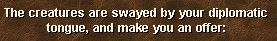
#> input picture image_processing/diplomacy.png, 277 x 41 px
$ python -i ocr.py   (imports and definitions only)
#> lines starting #> are read from the running program, lines starting #| are printed output that depends on the picture; after the words box and inside, x2 and y2 are one past the last pixel; in counts of white or black regions, pixels touching at a corner belong together
#> further down, picture is the input picture: shape (41, 277, 3); mean B, G, R 52.3, 73, 95.6
"""Script containing OCR functions that help us with reading text."""
import cv2
import cv2 as cv
import numpy as np
import pytesseract

# YOU HAVE TO SET YOUR OWN PATH
pytesseract.pytesseract.tesseract_cmd = r'C:\Program Files\Tesseract-OCR\tesseract.exe'


def read_text(image, psm=10, battle=False, fml=False):
    """
    It can usually read HOTA font clearly if it's big enough.
    Typically shouldn't be used. read_generic_text should be used for general cases
    :param image: Input image
    :param psm: Page segmentation. Set to 10 by default.
    :param battle: Boolean. Set to true if we are reading text in battle
    :return: text
    """
    result = _check_if_white(image)
    if result:
        return ""
    if battle:
        return pytesseract.image_to_string(image,
                                           config=f'--psm {psm} --oem 3 -c tessedit_char_whitelist=0123456789')
    if fml:
        return pytesseract.image_to_string(image, config=f'--psm {psm} --oem 3')
    return pytesseract.image_to_string(image)


def prepare_text(image, scale, building=False, dilate=False, red_text=False):
    """
    Prepare text for tesseract usage - thresholding and dilation
    :param image: Input image.
    :param scale: Parameter used in resizing windows. Multiplied by height and width
    :param building: Boolean. Set to true if we are operating on the building
    :param dilate: Boolean. Set to true if dilation operation is to be done.
    :param red_text: Boolean. Set to true if we are reading red text.
    :return: mask put on an image
    """
#> called with scale = 4, building = False, dilate = False, red_text = False
    width = image.shape[1]
#> width = 277
    height = image.shape[0]
#> height = 41
    img = cv.resize(image, (width * scale, height * scale))
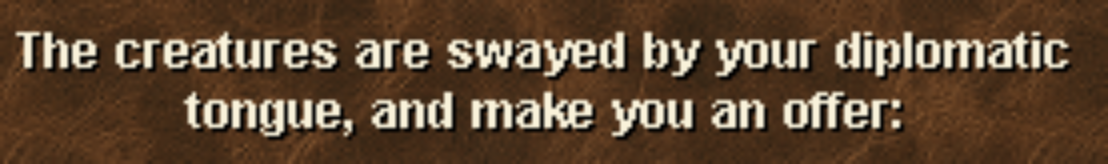
#> img: shape (164, 1108, 3); mean B, G, R 52.2, 72.9, 95.5
    b, g, r = cv2.split(img)
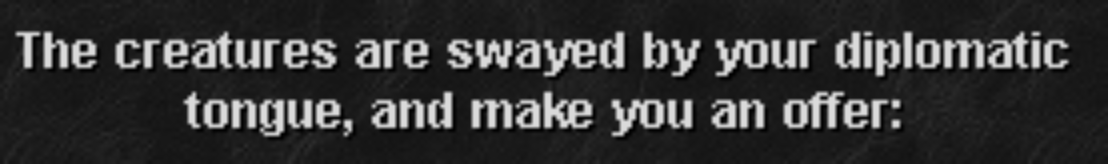
#> b: shape (164, 1108); min 0, max 218, mean 52.2
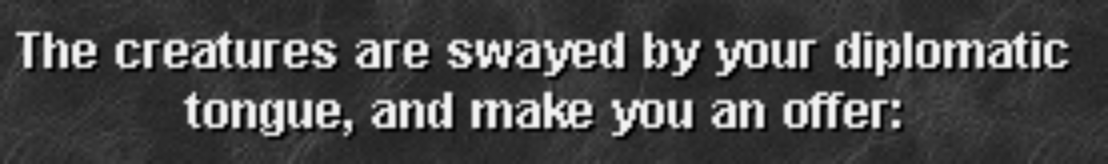
#> g: shape (164, 1108); min 1, max 242, mean 72.9
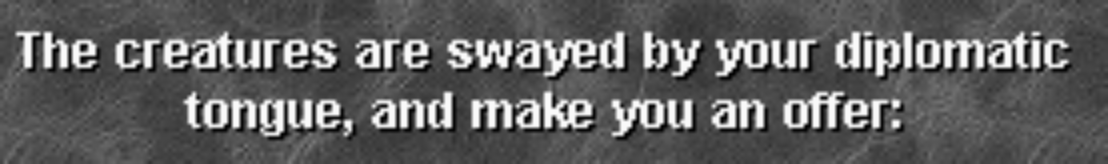
#> r: shape (164, 1108); min 1, max 249, mean 95.5
    if not building:
        search = np.where((b > 140) &
                          (g > 150) &
                          (r > 150))
#> search = 21498 positions, rows 32 to 135, columns 17 to 1066
    else:
        search = np.where((b > 85) &
                          (g > 160) &
                          (r > 170))

    if red_text:
        search = np.where((b > 50) &
                          (g > 55) &
                          (r > 100))

    mask = np.full((height * scale, width * scale, 3), 0, dtype=np.uint8)
    mask[search] = [255, 255, 255]
    kernel = np.ones((3, 3), np.uint8)
    if dilate:
        mask = cv.dilate(mask, kernel, iterations=1)
    mask = 255-mask
    return mask


# [129 lines left out: functions read_generic_text, read_text_faster, read_generic_numbers, not called in this run]


def battle_unit_count(img, scale=4, red_unit=False):
    """
    Used in battle - different thresholds only works for red player
    The given image has to contain just one text without the picture
    :param img: Input image
    :param scale: Parameter used in resizing windows.
    :param red_unit: Boolean. Set to true if a unit is red
    :return: text
    """
    temp_img = prepare_text(img, scale, False, False, red_unit)
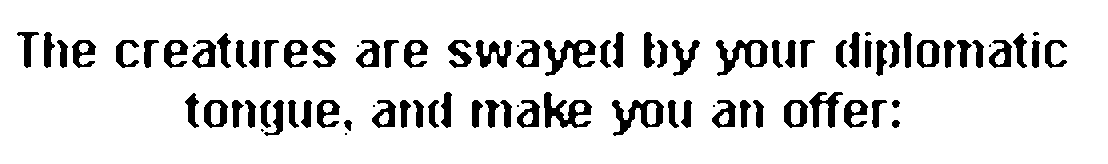
#> temp_img: shape (164, 1108, 3); 88.2% white; 87 black regions (11 under 20 px), largest, box (x1, y1, x2, y2) and area: (544, 92, 592, 128) 817, (716, 40, 768, 76) 798, (612, 100, 664, 136) 798
    result = _check_if_white(temp_img)
#> in _check_if_white, `result = np.all(img == 255)`: result = False
#> result = False
    if result:
        return ""
    temp_img_dilated = prepare_text(img, scale, False, True, red_unit)
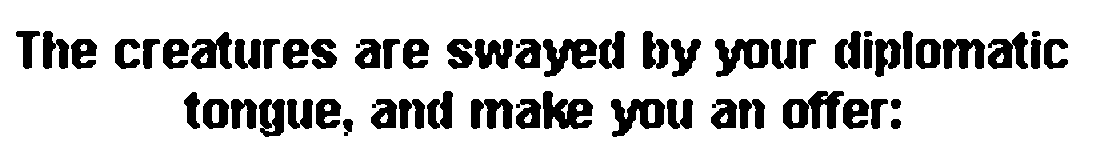
#> temp_img_dilated: shape (164, 1108, 3); 82.6% white; 57 black regions, largest, box (x1, y1, x2, y2) and area: (783, 91, 844, 129) 1330, (543, 91, 593, 129) 1170, (543, 39, 597, 77) 1154

    text = read_text(temp_img_dilated, battle=True)
    text = text.strip()
    if not text or not text.isdigit():
        text = read_text(temp_img, battle=True)
        text = text.strip()

    if not text or not text.isdigit():
        for psm in reversed(range(4, 13)):
            if not text or not text.isdigit():
                text = read_text(temp_img, psm, True)
                text = text.strip()

    if not text or not text.isdigit():
        for psm in range(4, 13):
            if not text or not text.isdigit():
                text = read_text(temp_img_dilated, psm, True)
                text = text.strip()
            else:
                break

    if not text or not text.isdigit():
        img = cv.cvtColor(img, cv.COLOR_BGR2RGB)
        for psm in range(4, 13):
            if not text or not text.isdigit():
                text = read_text(img, psm, True)
                text = text.strip()
    text = text.replace('\n', ' ')
    text = text.strip()
    return text

def _check_if_white(img):
    """
    Checks if image is fully white
    :param img: Image to be checked
    :return: True or false
    """
    result = np.all(img == 255)
    return result

>>> import cv2
>>> picture = cv2.imread('diplomacy.png')
#> (the run stopped early here; a loop or call above may not have finished)

$ run again, on image_processing/insulted.png
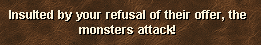
#> input picture image_processing/insulted.png, 261 x 45 px
#> picture is the input picture: shape (45, 261, 3); mean B, G, R 46.3, 67.6, 91.7
#> search = 16780 positions, rows 40 to 135, columns 36 to 983
#> in battle_unit_count, `temp_img = prepare_text(img, scale, False, False, red_unit)`:
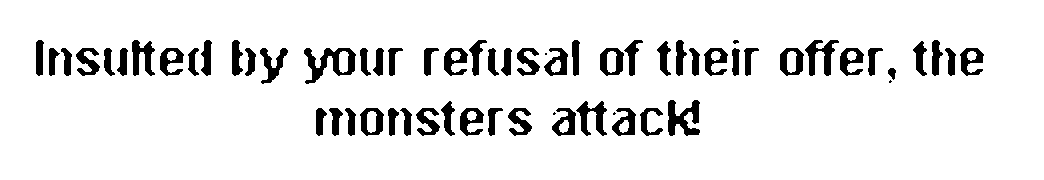
#> temp_img: shape (180, 1044, 3); 91.1% white; 63 black regions (5 under 20 px), largest, box (x1, y1, x2, y2) and area: (304, 48, 356, 84) 798, (668, 100, 700, 136) 671, (805, 40, 839, 76) 550
#> in _check_if_white, `result = np.all(img == 255)`: result = False
#> in battle_unit_count, `temp_img_dilated = prepare_text(img, scale, False, True, red_unit)`:
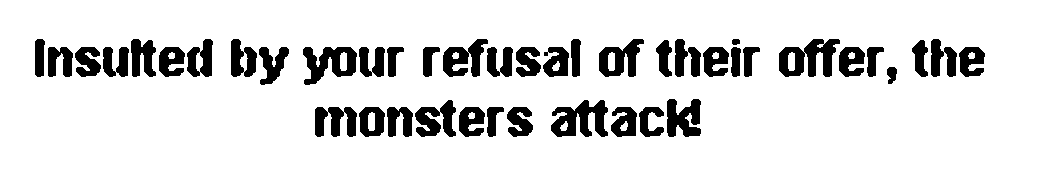
#> temp_img_dilated: shape (180, 1044, 3); 86.9% white; 43 black regions, largest, box (x1, y1, x2, y2) and area: (779, 39, 840, 77) 1332, (551, 100, 608, 137) 1273, (303, 47, 357, 85) 1146
